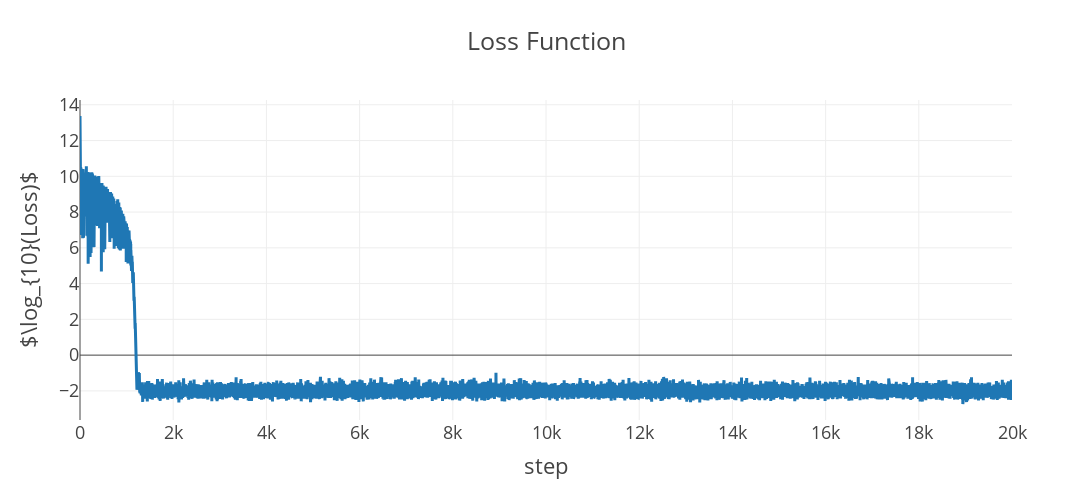

Here is the notebook cell this chart was saved with:
### Code cell
iplot(G.train(epochs =1000).plot_fun().update_yaxes(title='$\\log_{10}(Loss)$'))

### Figure 1 — Plotly figure (JSON) as saved in the notebook; plotly's stock layout.template omitted (floating-point values rounded to 4 significant figures; data arrays with more than 128 entries replaced by an {"elided": "..."} marker saying what was removed)
{"data": [{"name": "loss", "type": "scatter", "x": {"elided": "20000 int values"}, "y": {"elided": "20000 float values"}}], "layout": {"height": 500, "title": {"text": "Loss Function"}, "width": 1250, "xaxis": {"autorange": true, "range": [0, 19999], "title": {"text": "step"}, "type": "linear"}, "yaxis": {"autorange": true, "range": [-3.627, 14.27], "title": {"text": "$\\log_{10}(Loss)$"}, "type": "linear"}}}
